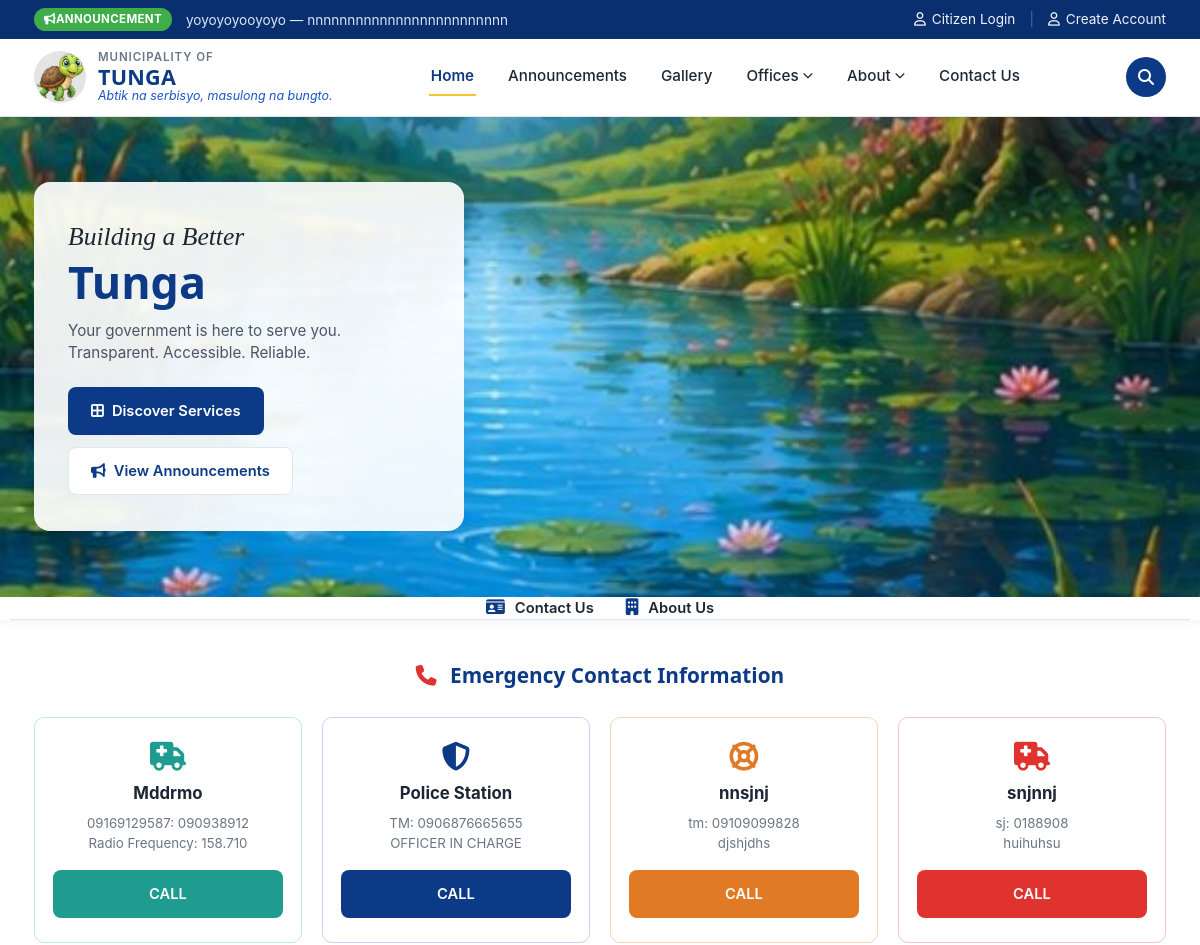
The app's page / (upper part), older data.
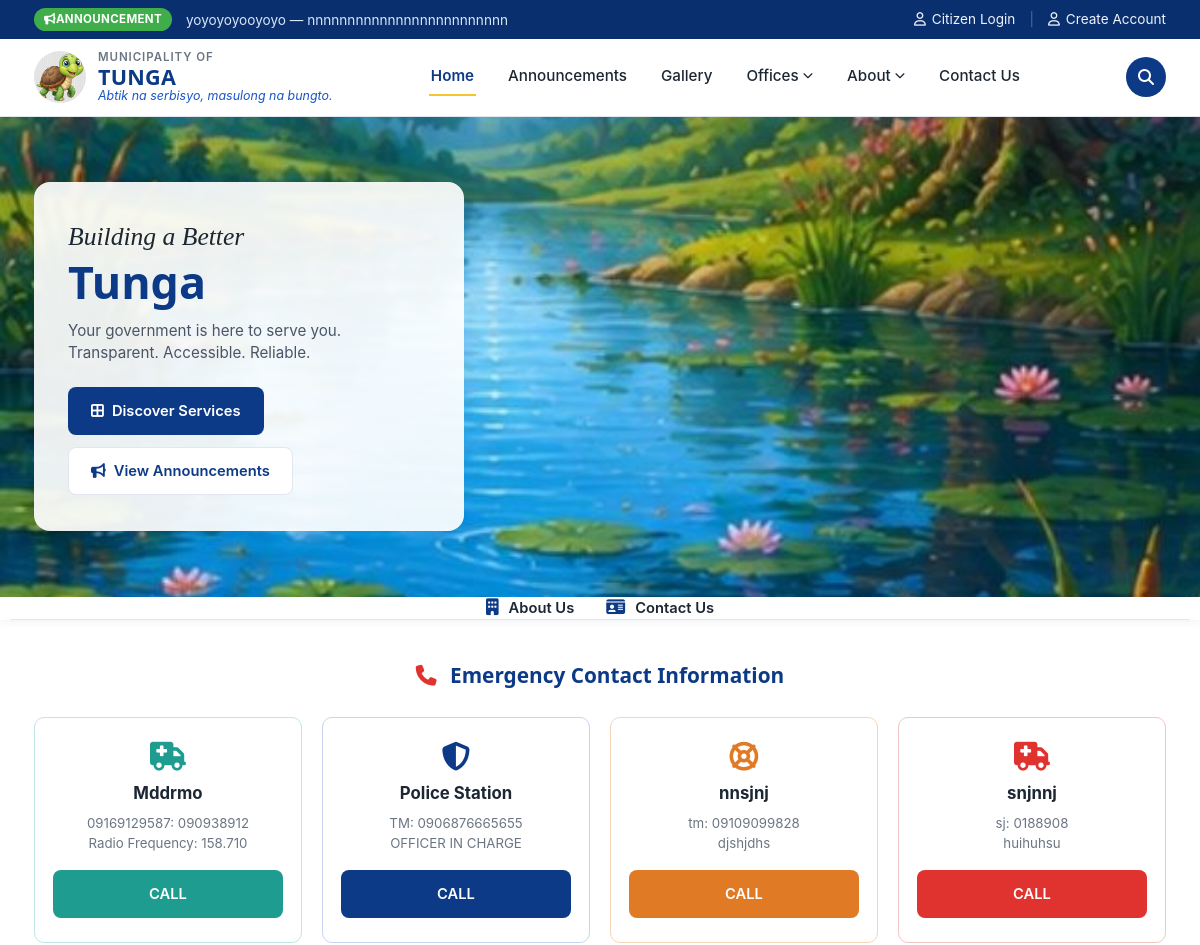
The same page, newer data.
### office_dashboard/models.py (models this page shows, shortened)
class Announcement(models.Model):
    STATUS_CHOICES = [
        ("pending", "Pending Approval"),
        ("published", "Published"),
        ("reject", "Reject"),
        ("returned", "Returned"),
        ("archive", "Archived"),
    ]
    PRIORITY_CHOICES = [
        ("Normal", "Normal"),
        ("Low", "Low"),
        ("High", "High"),
        ("Urgent", "Urgent"),
    ]
    representative = models.ForeignKey(
        OfficeRepresentative,
        on_delete=models.CASCADE,
        related_name="announcements"
    )
    title = models.CharField(max_length=255)
    subtitle = models.CharField(
        max_length=255,
        blank=True
    )
    category = models.CharField(
        max_length=100,
        blank=True
    )
    content = models.TextField(
        blank=True
    )
    image = models.ImageField(
        upload_to="announcements/",
        blank=True,
        null=True
    )
    author = models.CharField(
        max_length=255,
        blank=True
    )
    date_posted = models.DateField(
        null=True,
        blank=True
    )
    expiration_date = models.DateTimeField(
        null=True,
        blank=True
    )
    last_updated = models.DateTimeField(auto_now=True)
    priority = models.CharField(
        max_length=20,
        choices=PRIORITY_CHOICES,
        default="Normal"
    )
    status = models.CharField(
        max_length=20,
        choices=STATUS_CHOICES,
        default="pending"
    )
    admin_note = models.TextField(blank=True)
    is_pinned = models.BooleanField(default=False)
    views = models.PositiveIntegerField(
        default=0
    )
    created_at = models.DateTimeField(
        auto_now_add=True
    )

### admin_dashboard/models.py (models this page shows, shortened)
class QuickLink(models.Model):
    ICON_CHOICES = [
        ("fa-file-lines", "Document / Permit"),
        ("fa-camera", "Tourism / Culture"),
        ("fa-hand-holding-heart", "Financial Assistance"),
        ("fa-briefcase", "Jobs / Employment"),
        ("fa-id-card", "ID / Cedula"),
        ("fa-phone-volume", "Phone / Hotline"),
        ("fa-map-location-dot", "Map / Location"),
        ("fa-building", "Office / Government"),
    ]
    label = models.CharField(max_length=100)
    icon = models.CharField(max_length=50, choices=ICON_CHOICES, default="fa-file-lines")
    url = models.CharField(
        max_length=255,
        help_text="A path on this site (e.g. /offices/) or a full https:// link.",
    )
    open_in_new_tab = models.BooleanField(default=False)
    is_active = models.BooleanField(default=True)
    order = models.PositiveIntegerField(default=0)
    created_at = models.DateTimeField(auto_now_add=True)
    class Meta:
        ordering = ["order", "id"]

class EmergencyContact(models.Model):
    CATEGORY_CHOICES = [
        ("Medical / Rescue", "Medical / Rescue"),
        ("Police", "Police"),
        ("Health", "Health"),
        ("Fire", "Fire"),
        ("General", "General"),
    ]
    ICON_CHOICES = [
        ("fa-truck-medical", "Ambulance"),
        ("fa-user-shield", "Shield"),
        ("fa-heart-pulse", "Heartbeat"),
        ("fa-fire", "Fire"),
        ("fa-hospital", "Hospital"),
        ("fa-life-ring", "Life Ring"),
        ("fa-shield-halved", "Shield Halved"),
        ("fa-house-fire", "House Fire"),
        ("fa-phone-volume", "Phone Volume"),
        ("fa-phone", "Phone"),
    ]
    COLOR_CHOICES = [
        ("red", "Red"),
        ("navy", "Navy"),
        ("teal", "Teal"),
        ("orange", "Orange"),
        ("purple", "Purple"),
        ("gray", "Gray"),
    ]
    name = models.CharField(max_length=150)
    category = models.CharField(max_length=30, choices=CATEGORY_CHOICES, default="General")
    icon = models.CharField(max_length=30, choices=ICON_CHOICES, default="fa-phone")
    color = models.CharField(max_length=20, choices=COLOR_CHOICES, default="gray")
    carrier_label = models.CharField(max_length=50, blank=True)
    phone_number = models.CharField(max_length=30)
    extra_detail = models.CharField(max_length=255, blank=True)
    order = models.PositiveIntegerField(default=0)
    class Meta:
        ordering = ["order", "id"]

### portal/views.py (the view)
# urls.py: path('', views.home, name='home'),
def home(request):
    home_announcements = list(
        Announcement.objects.filter(status='published')
        .order_by('-date_posted', '-created_at')[:3]
    )
    for a in home_announcements:
        a.display_date = a.date_posted or a.created_at.date()
    upcoming_event = (
        Event.objects.filter(status='published', event_date__gte=timezone.localdate())
        .order_by('event_date')
        .first()
    )
    latest_news = (
        NewsUpdate.objects.filter(status='published')
        .select_related('representative__office')
        .order_by('-date_published', '-created_at')
        .first()
    )
    gallery_photos = list(
        Photo.objects.filter(status='published')
        .order_by('-created_at')[:8]
    )
    return render(request, "portal/home.html", {
        "emergency_contacts": EmergencyContact.objects.all(),
        "home_announcements": home_announcements,
        "upcoming_event": upcoming_event,
        "latest_news": latest_news,
        "gallery_photos": gallery_photos,
        "quick_links": QuickLink.objects.filter(is_active=True),
    })

### admin_dashboard/context_processors.py (called while the page is built)
def site_contact_info(request):
    return {"site_contact": SiteContactInfo.get_solo()}

def is_super_admin(request):
    if not request.user.is_authenticated:
        return {"is_super_admin": False}
    return {"is_super_admin": SuperAdmin.objects.filter(user=request.user).exists()}

def ticker_announcements(request):
    from office_dashboard.models import Announcement
    announcements = list(
        Announcement.objects.filter(status='published').order_by('-date_posted', '-created_at')[:5]
    )
    return {"ticker_announcements": announcements}

def nav_offices(request):
    from django.urls import reverse
    from offices.models import Office
    offices_list = list(
        Office.objects
        .exclude(slug="lgu-super-admin")
        .filter(is_visible=True, representative__isnull=False, representative__user__is_active=True)
        .order_by("name")
    )
    for o in offices_list:
        o.nav_url = (
            reverse('offices:mayor') if o.slug == 'office-of-the-mayor'
            else reverse('offices:office_detail', args=[o.slug])
        )
    return {"nav_offices": offices_list}

### templates/portal/home.html (shortened to what this page needs)
{% extends "base.html" %}
{% load static %}
{% block content %}
<section class="hero">
  <img src="{% if site_contact.hero_banner %}{{ site_contact.hero_banner.url }}{% else %}{% static 'images/lgu_bldg.jpeg' %}{% endif %}" alt="Tunga Municipal Hall" class="hero__bg">
  <div class="hero__scrim"></div>
  <div class="hero__content container">
    <div class="hero__card">
      <p class="hero__script">Building a Better</p>
      <h1>Tunga</h1>
      <p class="hero__sub">Your government is here to serve you. Transparent. Accessible. Reliable.</p>
      <div class="hero__actions">
        <a href="#services" class="btn btn-primary"><i class="fa-solid fa-border-all"></i> Discover Services</a>
        <a href="{% url 'announcement' %}" class="btn btn-outline"><i class="fa-solid fa-bullhorn"></i> View Announcements</a>
      </div>
    </div>
  </div>
</section>
<section class="services-strip" id="services">
  <div class="container services-strip__row">
    {% for link in quick_links %}
    <a href="{{ link.url }}" class="service-link" {% if link.open_in_new_tab %}target="_blank" rel="noopener"{% endif %}><i class="fa-solid {{ link.icon }}"></i> {{ link.label }}</a>
    {% empty %}
    <a href="{% url 'offices' %}" class="service-link"><i class="fa-solid fa-building"></i> Browse Offices</a>
    {% endfor %}
  </div>
</section>
<section class="emergency">
  <div class="container">
    <h2><i class="fa-solid fa-phone"></i> Emergency Contact Information</h2>
    <div class="emergency__grid">
      {% for c in emergency_contacts %}
      <div class="emergency__card emergency__card--{{ c.color }}">
        <i class="fa-solid {{ c.icon }}"></i>
        <div class="emergency__info">
          <h3>{{ c.name }}</h3>
          <p>{{ c.carrier_label }}: {{ c.phone_number }}{% if c.extra_detail %}<br>{{ c.extra_detail }}{% endif %}</p>
        </div>
        <a href="tel:{{ c.phone_number|cut:' ' }}" class="btn emergency__btn emergency__btn--{{ c.color }}">CALL</a>
      </div>
      {% endfor %}
    </div>
  </div>
</section>
{% endblock %}

### templates/base.html (shortened to what the changed rows need)
{% load static %}
<!DOCTYPE html>
<html lang="en">
<head>
    <link rel="stylesheet" href="{% static 'css/base.css' %}">
    <link rel="stylesheet" href="{% static 'css/homepage.css' %}">
    <link rel="stylesheet" href="{% static 'css/offices.css' %}">
    <link rel="stylesheet" href="{% static 'css/announcements.css' %}">
    <link rel="stylesheet" href="{% static 'css/gallery.css' %}">
    <link rel="stylesheet" href="{% static 'css/aboutus.css' %}">
    <link rel="stylesheet" href="{% static 'css/history.css' %}">
    <link rel="stylesheet" href="{% static 'css/contactus.css' %}">
    <link rel="stylesheet" href="{% static 'css/base.css' %}">
    <link rel="stylesheet" href="{% static 'css/auth.css' %}">
    <link rel="stylesheet" href="{% static 'css/mayorsoffice.css' %}">
    <link rel="stylesheet" href="https://cdnjs.cloudflare.com/ajax/libs/font-awesome/6.5.1/css/all.min.css">
</head>
<body>
  <header class="top-bar">
  <div class="container">
    <span class="top-bar__msg-wrap">
      {% for a in ticker_announcements %}
        <span class="top-bar__msg{% if forloop.first %} top-bar__msg--active{% endif %}">{{ a.title }} — {{ a.subtitle|default:a.content|truncatewords:20 }}</span>
      {% empty %}
        <span class="top-bar__msg top-bar__msg--active">No announcements at this time.</span>
      {% endfor %}
    </span>
  </div>
</header>
<main>
    {% block content %}
    {% endblock %}
</main>
</body>
</html>

Row changes from the older to the newer data that the page shows:
changed QuickLink "About Us": moves up the list
